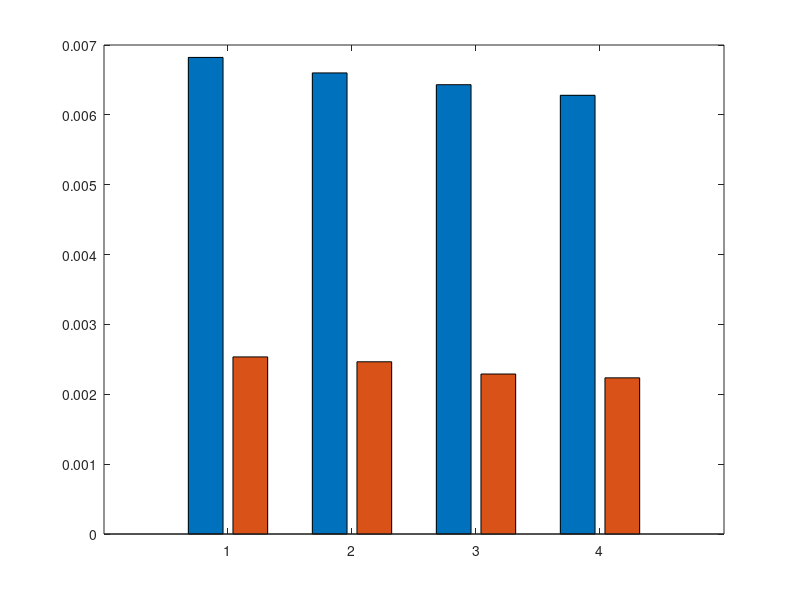

Here is the MATLAB script that generated this plot: (Note: this script raises an error after producing the figure.)
% Provided means and confidence intervals
y = [0.006822266340255737, 0.002534996271133423; 0.006600338935852051, 0.002465487003326416; 0.0064318904876708985, 0.002290135622024536; 0.006280163288116455, 0.002235590219497681];
err = [0.0003431264174062662, 4.573172257650856e-05; 0.0003208890074537406, 3.6488564786921726e-05; 0.0003136036067404623, 2.9059012252310827e-05; 0.0003021933053031728, 3.134665709538781e-05];

% Categories
categories = {'Sign', 'Verify'};
sessions = {"0", "15", "25", "50" };
% Custom colors for bars
barColors = [0.4 0.4 0.4; 0.8 0.8 0.8];
% Plot
fig = figure(1); clf; 
hb = bar(y); % get the bar handles
hold on;
% Set custom colors for bars
for k = 1:size(y, 2)
    hb(k).FaceColor = barColors(k, :);
end
% Aligning error bars to individual bar within groups
groupwidth = min(0.8, 2/(2+1.5));
for k = 1:size(y, 2)
    xpos = (1:size(y, 1)) - groupwidth/2 + (2*k-1) * groupwidth / (2*size(y, 2));
    errorbar(xpos, y(:, k), err(:, k), 'LineStyle', 'none', 'Color', 'k', 'LineWidth', 1);
end
grid on;
% Set Axis properties
set(gca, 'xticklabel', sessions);
ylim([0, max(y(:)) + 0.002]);  % Adjust ylim based on your data
ylabel('Time [s]');
xlabel('Distance [m]');

% Add legend and customize as needed
legend(categories, 'Location', 'bestoutside');
set(gca, 'Fontsize', 25);
orient(fig, 'landscape');
% Save the figure as a PDF with legend outside the plot
set(gcf, 'PaperUnits', 'inches', 'PaperPosition', [0 0 8 6]); % Adjust size if needed
print(fig, '-bestfit', 'locationbased_signverify','-dpdf');
